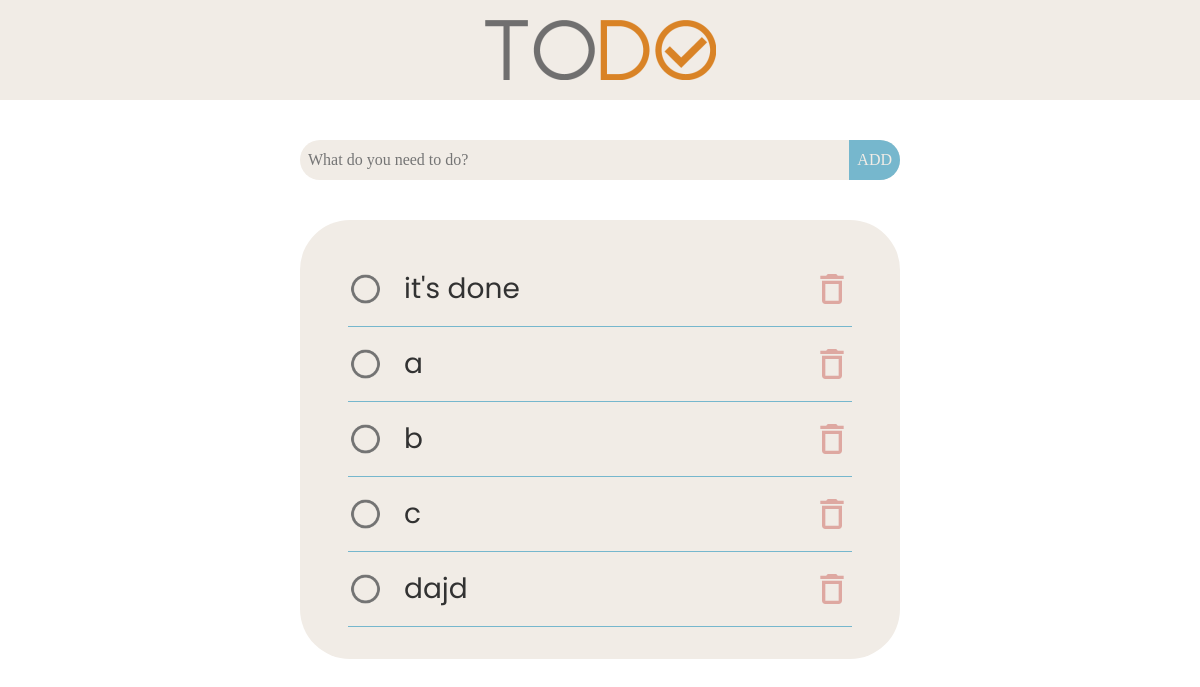
The app's page /, older data.
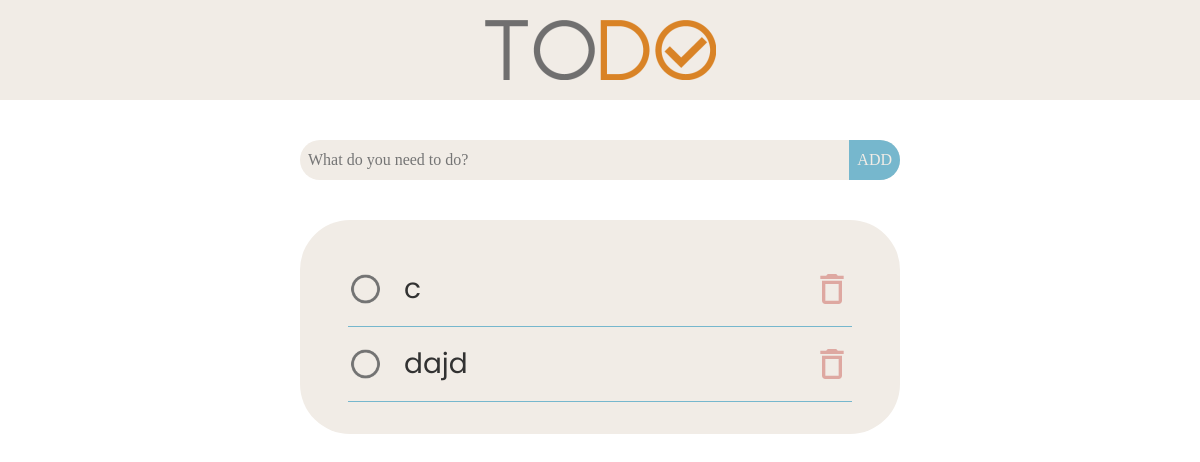
The same page, newer data.
### todo_app/models.py (models this page shows)
class Tasks(models.Model):
    task = models.CharField(max_length=500)
    def __str__(self):
        return self.task

### todo_app/views.py (the view)
# urls.py: path("", views.view_todo, name="todo_list"),
def view_todo(request):
    task = Task_list()
    tasks = Tasks.objects.all()
    completed_tasks = CompletedTask.objects.all()
    context = {
        "task": task,
        "tasks": tasks,
        "complete": completed_tasks,
    }
    return render(request, "to-do/base.html", context)

### todo_app/form.py
class Task_list(forms.ModelForm):
    class Meta:
        model = Tasks
        fields = "__all__"
        widgets = {
            "task": forms.TextInput(
                attrs={
                    "placeholder": "What do you need to do?",
                    "class": "task-input",
                    "label": '',
                },
            ),
        }

### templates/to-do/base.html (shortened to what this page needs)
{% load static %}
<!DOCTYPE html>
<html lang="en">
  <head>
    <link rel="stylesheet" href="{% static 'css/todo.css' %}" />
  </head>
  <body hx-headers='{"X-CSRFToken": "{{ csrf_token }}"}'>
    <header>
      <nav>
        <img src="{% static 'assets/To-Do-Logo.png' %}" alt="" />
      </nav>
    </header>
    <div class="add_todo">
      <form action="" method="post">
        {% csrf_token %} {{ task.as_p }}
        <button
          hx-post="{% url 'add_tasks' %}"
          hx-target="#lists"
          type="submit"
          class="btn"
        >
          ADD
        </button>
      </form>
    </div>
    <div class="todo-lists" id="lists">
        {% include 'to-do/components/tasks_list.html' %}
    </div>
  </body>
</html>

### templates/to-do/components/tasks_list.html (shortened to what this page needs)
{% load static %}
{% if tasks %}
<ul>
  {% for task in tasks %}
  <li class="task">
    <div class="task_flex">
      <div>
        <div class="buttons right">
          <img
            class="unchecked"
            src="{% static 'assets/Radio-button-unchecked.png' %}"
            alt=""
            hx-post="{% url 'add_to_completed' task.id %}"
            hx-target="#lists"
            hx-trigger="click"
          />
        </div>
        <div class="obj">{{task}}</div>
      </div>
      <img
        class="delete"
        src="{% static 'assets/Delete-outline.svg' %}"
        alt=""
        hx-trigger="click"
        hx-delete="{% url 'delete_task' task.id %}"
        hx-target="#lists"
      />
    </div>
  </li>
  {% endfor %}
</ul>
{% else %}
<h1>You don't have any active task.</h1>
{% endif %}

### todo_app/static/css/todo.css (style rules this page uses)
:root { --bg-color: rgba(241, 236, 230, 1); }
*, *::before, *::after { box-sizing: border-box; }
* { margin: 0; padding: 0; font: inherit; }
html, body { min-height: 100vh; }
body { text-rendering: optimizeSpeed; line-height: 1.5; }
img, picture, svg { max-width: 100%; display: block; }
nav { background-color: var(--bg-color); }
nav img { margin-inline: auto; padding-block: 1.25rem; }
form { position: relative; width: 50%; margin-inline: auto; }
.add_todo input { margin-inline: auto; margin-block: 2.5rem; width: 100%; position: relative; border-radius: 3.125rem; padding: 0.5rem; background-color: var(--bg-color); border: none; }
.add_todo button { cursor: pointer; border: none; border-radius: 0 3.125rem 3.125rem 0; background-color: rgba(118, 183, 205, 1); color: rgba(241, 236, 230, 1); padding: 0.5rem; position: absolute; right: 0; top: 2.51rem; }
.todo-lists { background-color: var(--bg-color); border-radius: 3.125rem; padding: 2rem 3rem; width: 50%; margin-inline: auto; }
.task { border-bottom: 0.1rem solid rgba(118, 183, 205, 1); font-family: "Poppins", sans-serif; font-size: 1.75rem; color: rgba(50, 50, 50, 1); padding-block: 1rem; }
.task_flex { display: flex; justify-content: space-between; align-items: center; }
.task_flex div { display: flex; align-items: center; }
.right { margin-right: 1rem; }
.task_flex img { cursor: pointer; aspect-ratio: 1; width: 2.5rem; }
ul { list-style: none; }

Row changes from the older to the newer data that the page shows:
removed Tasks: task "it's done"
removed Tasks: task "a"
removed Tasks: task "b"
